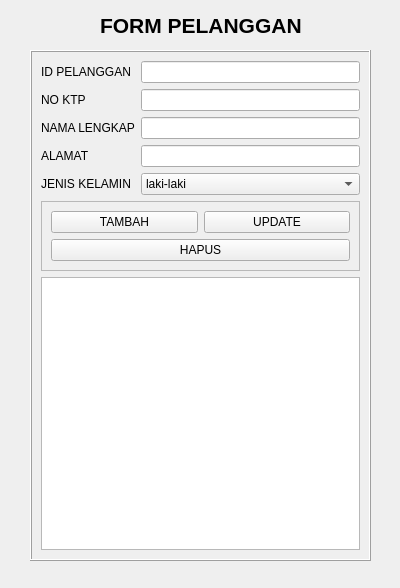
<?xml version="1.0" encoding="UTF-8"?>
<ui version="4.0">
 <class>Form</class>
 <widget class="QWidget" name="Form">
  <property name="geometry">
   <rect>
    <x>0</x>
    <y>0</y>
    <width>400</width>
    <height>588</height>
   </rect>
  </property>
  <property name="windowTitle">
   <string>Form</string>
  </property>
  <widget class="QFrame" name="frame">
   <property name="geometry">
    <rect>
     <x>30</x>
     <y>50</y>
     <width>341</width>
     <height>511</height>
    </rect>
   </property>
   <property name="frameShape">
    <enum>QFrame::Shape::Box</enum>
   </property>
   <property name="frameShadow">
    <enum>QFrame::Shadow::Raised</enum>
   </property>
   <layout class="QVBoxLayout" name="verticalLayout">
    <item>
     <layout class="QFormLayout" name="formLayout">
      <item row="0" column="0">
       <widget class="QLabel" name="iDALATLabel">
        <property name="text">
         <string>ID PELANGGAN</string>
        </property>
       </widget>
      </item>
      <item row="0" column="1">
       <widget class="QLineEdit" name="txtIdPlg"/>
      </item>
      <item row="1" column="0">
       <widget class="QLabel" name="jENISALATLabel">
        <property name="text">
         <string>NO KTP</string>
        </property>
       </widget>
      </item>
      <item row="1" column="1">
       <widget class="QLineEdit" name="txtNoKtp"/>
      </item>
      <item row="2" column="0">
       <widget class="QLabel" name="tIPEALATLabel">
        <property name="text">
         <string>NAMA LENGKAP</string>
        </property>
       </widget>
      </item>
      <item row="2" column="1">
       <widget class="QLineEdit" name="txtNmLkp"/>
      </item>
      <item row="3" column="0">
       <widget class="QLabel" name="mERKLabel">
        <property name="text">
         <string>ALAMAT</string>
        </property>
       </widget>
      </item>
      <item row="3" column="1">
       <widget class="QLineEdit" name="txtAlamat"/>
      </item>
      <item row="4" column="0">
       <widget class="QLabel" name="jENISKELAMINLabel">
        <property name="text">
         <string>JENIS KELAMIN</string>
        </property>
       </widget>
      </item>
      <item row="4" column="1">
       <widget class="QComboBox" name="cmbJk">
        <item>
         <property name="text">
          <string>laki-laki</string>
         </property>
        </item>
        <item>
         <property name="text">
          <string>perempuan</string>
         </property>
        </item>
       </widget>
      </item>
     </layout>
    </item>
    <item>
     <widget class="QFrame" name="frame_2">
      <property name="frameShape">
       <enum>QFrame::Shape::StyledPanel</enum>
      </property>
      <property name="frameShadow">
       <enum>QFrame::Shadow::Raised</enum>
      </property>
      <layout class="QGridLayout" name="gridLayout_4">
       <item row="0" column="0">
        <widget class="QPushButton" name="btnTambah">
         <property name="text">
          <string>TAMBAH</string>
         </property>
        </widget>
       </item>
       <item row="0" column="1">
        <widget class="QPushButton" name="btnUpdate">
         <property name="text">
          <string>UPDATE</string>
         </property>
        </widget>
       </item>
       <item row="1" column="0" colspan="2">
        <widget class="QPushButton" name="btnHapus">
         <property name="text">
          <string>HAPUS</string>
         </property>
        </widget>
       </item>
      </layout>
     </widget>
    </item>
    <item>
     <widget class="QTableView" name="viewData"/>
    </item>
   </layout>
  </widget>
  <widget class="QLabel" name="label">
   <property name="geometry">
    <rect>
     <x>100</x>
     <y>10</y>
     <width>201</width>
     <height>31</height>
    </rect>
   </property>
   <property name="font">
    <font>
     <pointsize>16</pointsize>
     <bold>true</bold>
    </font>
   </property>
   <property name="text">
    <string>&lt;html&gt;&lt;head/&gt;&lt;body&gt;&lt;p&gt;FORM PELANGGAN&lt;/p&gt;&lt;/body&gt;&lt;/html&gt;</string>
   </property>
  </widget>
 </widget>
 <resources/>
 <connections/>
</ui>
